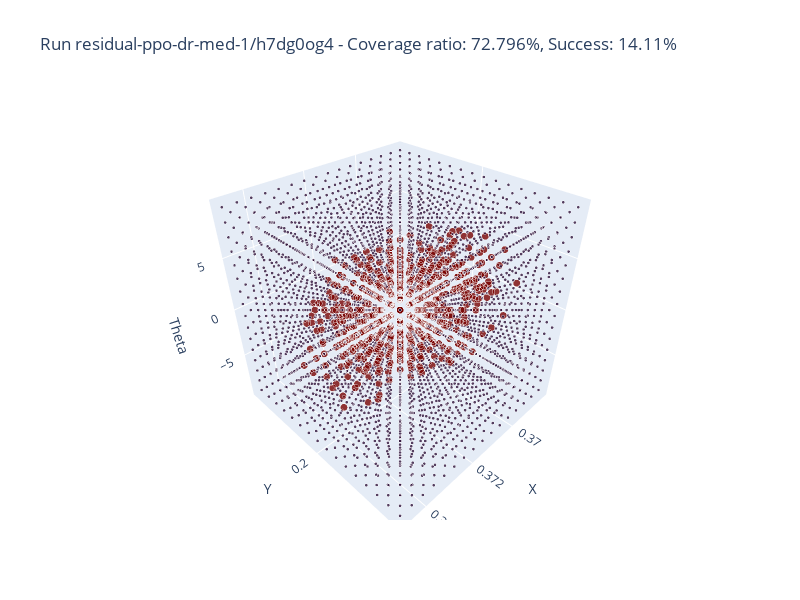

The code cell stored with this chart in its notebook:
### Code cell
import numpy as np
import plotly.graph_objects as go

# Example dataset of 3D vectors (x, y, theta)
all_vectors = np.concatenate([leg_3d_poses["success"], leg_3d_poses["failure"]], axis=0)
vectors, save_fname = leg_3d_poses["success"], f"{run_name.replace('/', '--')}_success_coverage.html"
# vectors, save_fname = all_vectors, f"{run_name.replace('/', '--')}_all_coverage.html"

# Define the number of bins (voxels) along each axis
# num_bins = [10, 10, 10]
num_bins = [16, 16, 16]

# Find the min and max values for each component
mins = np.min(all_vectors, axis=0)
maxs = np.max(all_vectors, axis=0)

# ax[0].set_xlim([0.368, 0.375]) 
# ax[0].set_ylim([0.195, 0.205])
mins[0] = 0.368; mins[1] = 0.195; mins[2] = -10.0
maxs[0] = 0.375; maxs[1] = 0.205; maxs[2] = 10.0

# Compute the bin size for each component
bin_sizes = (maxs - mins) / num_bins

# Discretize the vectors into voxel grid cells
voxel_indices = np.floor((vectors - mins) / bin_sizes).astype(int)

# Ensure indices are within bounds
voxel_indices = np.clip(voxel_indices, 0, np.array(num_bins) - 1)

# Create a 3D grid using np.meshgrid
x_bins = np.linspace(mins[0], maxs[0], num_bins[0] + 1)
y_bins = np.linspace(mins[1], maxs[1], num_bins[1] + 1)
theta_bins = np.linspace(mins[2], maxs[2], num_bins[2] + 1)

# Create a 3D histogram to count the number of vectors in each voxel
hist, edges = np.histogramdd(vectors, bins=[x_bins, y_bins, theta_bins])
all_hist, all_edges = np.histogramdd(all_vectors, bins=[x_bins, y_bins, theta_bins])

# Get the coordinates of the centers of the bins
x_centers = (edges[0][:-1] + edges[0][1:]) / 2
y_centers = (edges[1][:-1] + edges[1][1:]) / 2
theta_centers = (edges[2][:-1] + edges[2][1:]) / 2

# Create a meshgrid for plotting
x_mesh, y_mesh, theta_mesh = np.meshgrid(x_centers, y_centers, theta_centers, indexing='ij')

# Flatten the meshgrid and histogram for plotting
x_flat = x_mesh.flatten()
y_flat = y_mesh.flatten()
theta_flat = theta_mesh.flatten()
hist_flat = hist.flatten()

# Determine marker properties based on occupancy
marker_size = np.where(hist_flat > 0, 5, 2.05)
# marker_opacity = np.where(hist_flat > 0, 0.8, 0.1)
marker_opacity = 0.8
# marker_color = np.where(hist_flat > 0, hist_flat, 'lightgray')
# marker_color = np.where(hist_flat > 0, hist_flat, 0)  # Set color to zero for unoccupied
marker_color = np.where(hist_flat > 0, 0.5, 0.0)  # Set color to zero for unoccupied


# Compute the number of occupied voxels
occupied_voxels = np.count_nonzero(hist)
all_occupied_voxels = np.count_nonzero(all_hist)

# Compute the total number of voxels
total_voxels = np.prod(num_bins)

# Calculate coverage metrics
succ_overage_ratio = (occupied_voxels / total_voxels) * 100
all_coverage_ratio = (all_occupied_voxels / total_voxels) * 100
# coverage = (all_coverage_ratio - coverage_ratio) * 100 / all_coverage_ratio
coverage = occupied_voxels * 100.0 / all_occupied_voxels

# Create a scatter plot with Plotly
fig = go.Figure(data=[go.Scatter3d(
    x=x_flat,
    y=y_flat,
    z=theta_flat,
    mode='markers',
    marker=dict(
        size=marker_size,
        color=marker_color,
        # colorscale='Viridis',
        # colorscale='rdpu',
        colorscale='Turbo',
        opacity=marker_opacity,
        # colorbar=dict(title='Number of Points', thickness=15)
    )
)])

# Set labels for the axes
fig.update_layout(
    scene=dict(
        xaxis_title='X',
        yaxis_title='Y',
        zaxis_title='Theta'
    ),
    title=f'Run {run_name} - Coverage ratio: {coverage:.3f}%, Success: {succ_overage_ratio:.2f}%',
    width=800,  # Set the figure width
    height=600  # Set the figure height
)

# # Create a scatter plot with Plotly
# fig = go.Figure(data=[go.Scatter3d(
#     x=x_flat,
#     y=y_flat,
#     z=theta_flat,
#     mode='markers',
#     marker=dict(
#         size=5,
#         color=hist_flat,
#         colorscale='Viridis',
#         colorbar=dict(title='Number of Points'),
#         opacity=0.8
#     )
# )])

# Show the plot
# fig.write_html("plots/sample_coverage.html")
fig.write_html(f"plots/{save_fname}")
fig.show()

# Print the metrics
print(f"Coverage Ratio: {coverage:.3f}%, Success coverage: {succ_overage_ratio:.3f}, All coverage: {all_coverage_ratio:.3f}")
print(f"Num success occ: {occupied_voxels}, Num all occ: {all_occupied_voxels}")

### Figure 1 — Plotly figure (JSON) as saved in the notebook; plotly's stock layout.template omitted (floating-point values rounded to 4 significant figures; data arrays with more than 128 entries replaced by an {"elided": "..."} marker saying what was removed)
{"data": [{"marker": {"color": {"elided": "4096 float values"}, "colorscale": [[0, "#30123b"], [0.07143, "#4145ab"], [0.1429, "#4675ed"], [0.2143, "#39a2fc"], [0.2857, "#1bcfd4"], [0.3571, "#24eca6"], [0.4286, "#61fc6c"], [0.5, "#a4fc3b"], [0.5714, "#d1e834"], [0.6429, "#f3c63a"], [0.7143, "#fe9b2d"], [0.7857, "#f36315"], [0.8571, "#d93806"], [0.9286, "#b11901"], [1, "#7a0402"]], "opacity": 0.8, "size": {"elided": "4096 float values"}}, "mode": "markers", "type": "scatter3d", "x": {"elided": "4096 float values"}, "y": {"elided": "4096 float values"}, "z": {"elided": "4096 float values"}}], "layout": {"height": 600, "scene": {"xaxis": {"title": {"text": "X"}}, "yaxis": {"title": {"text": "Y"}}, "zaxis": {"title": {"text": "Theta"}}}, "title": {"text": "Run residual-ppo-dr-med-1/h7dg0og4 - Coverage ratio: 72.796%, Success: 14.11%"}, "width": 800}}
